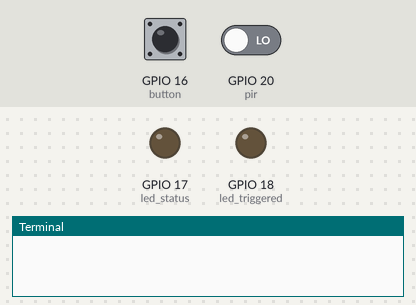
A program run on a simulated Raspberry Pi (BCM pin numbers). Shown: output pins drawn as LEDs (lit = HIGH), the last lines printed to the terminal. The inputs (shaded band) are chosen by the test bench; at power-on: GPIO 16 (button) HIGH, GPIO 20 (pir) LOW. Sending an e-mail succeeds after 1 s.

Above: at 1.2 s.
1.3 s: GPIO 16 (button) pulled LOW for 0.15 s
At 2.1 s:
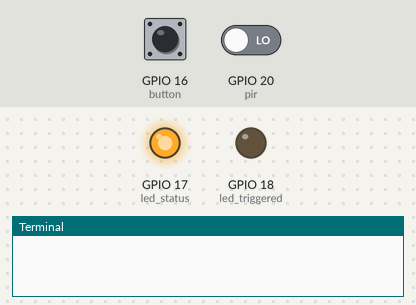
2.9 s: GPIO 20 (pir) driven HIGH
At 4.2 s:
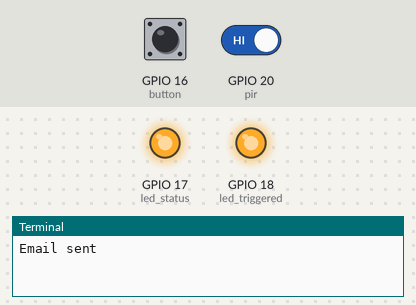
5.4 s: GPIO 16 (button) pulled LOW for 1 s
At 6.5 s:
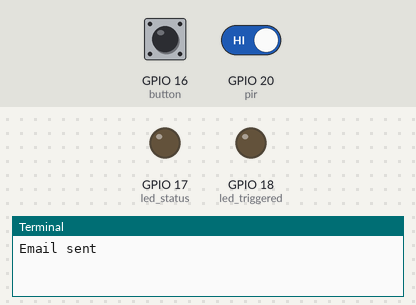
7.9 s: GPIO 16 (button) pulled LOW for 3.2 s
At 8.4 s:
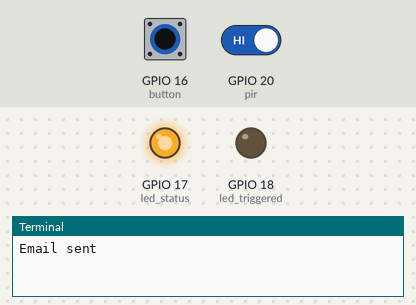
Timing chart, 0 to 10.9 s (numbered marks = the images above; inputs shaded):
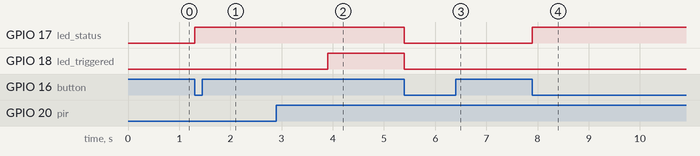

The program:

draft_motion_alarm.py
```python
#import libraries
from gpiozero import LED, Button, MotionSensor
import smtplib
from email.mime.text import MIMEText
from signal import pause

#create objects to refer to each LED, the button, and the PIR sensor
led_status = LED (17)
led_triggered = LED (18)
button = Button (16)
pir = MotionSensor (20)


#control variabels
motion_sensor_status = False
email_sent = False


#arm or disarm the PIR sensor
def arm_motion_sensor ():
    global email_sent
    global motion_sensor_status
    if motion_sensor_status == True:
        motion_sensor_status = False
        led_status.off ()
        led_triggered.off ()
    else:
        motion_sensor_status = True
        email_sent = False
        led_status.on ()


#send email when motion is detected and the PIR sensor is armed
def send_email ():
    global email_sent
    global motion_sensor_status
    if (motion_sensor_status == True and email_sent == False):

        from_email_addr = 'myemail@gmail.com'
        from_email_password = 'password'
        to_email_addr = 'sumthin@outlook.com'

        body = 'Motion was detected within room, check in on Bema'
        msg = MIMEText(body)

        msg ['From'] = from_email_addr
        msg ['To'] = to_email_addr

        msg ['Subject'] = 'Bema Alert'

        server = smtplib.SMTP ('smtp.gmail.com', port = 587)
        server.starttls ()
        server.login (from_email_addr, from_email_password)
        server.sendmail (from_email_addr, to_email_addr, msg.as_string())
        server.quit()
        email_sent = True
        led_triggered.on ()
        print ('Email sent')

button.when_pressed = arm_motion_sensor
pir.when_motion = send_email


pause()
```

Measured:
- after the input at 1.3 s, GPIO 17 (led_status): LOW → HIGH at once
- after the input at 2.9 s, GPIO 18 (led_triggered): LOW → HIGH after 1.0 s
- after the input at 5.4 s, GPIO 17 (led_status), GPIO 18 (led_triggered): HIGH → LOW at once
- after the input at 7.9 s, GPIO 17 (led_status): LOW → HIGH at once
